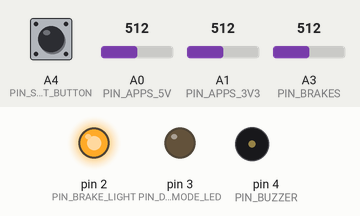
This program was run on a simulated Arduino Uno, built with avr-gcc and run on an emulated ATmega328P. On the bench: output pins drawn as LEDs (lit = HIGH), buzzer (waves = sounding, pin HIGH). The inputs (shaded band) are chosen by the test bench; at power-on: A3 (PIN_BRAKES) = 512, A4 (PIN_START_BUTTON) LOW, A0 (PIN_APPS_5V) = 512, A1 (PIN_APPS_3V3) = 512.

Above: at 1.2 s.
1.3 s: A3 (PIN_BRAKES) set to 216
2.8 s: A3 (PIN_BRAKES) set to 192
At 4.0 s:
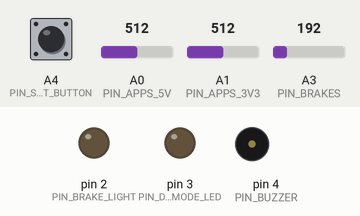
4.3 s: A3 (PIN_BRAKES) set to 210
At 5.3 s:
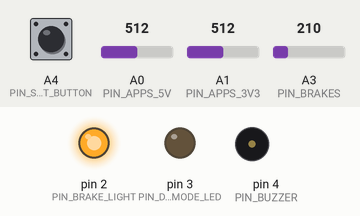
5.8 s: A4 (PIN_START_BUTTON) pulled HIGH for 3.2 s
At 9.2 s:
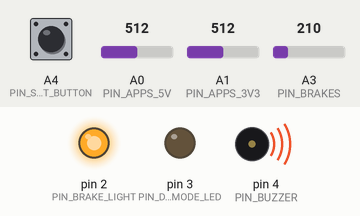
11.3 s: A3 (PIN_BRAKES) set to 190
At 11.8 s:
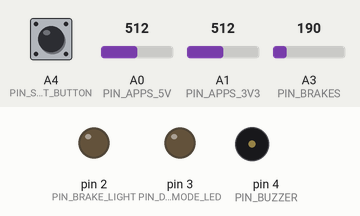
Timing chart, 0 to 13.8 s (numbered marks = the images above; inputs shaded):
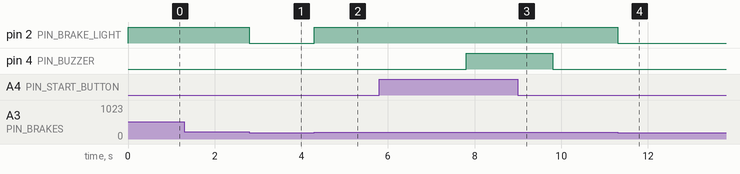

The program:

main.cpp
```cpp
#include <Arduino.h>
#include "PinDefinitions.h"
#include "VCUStates.h"


void setup() {
  // put your setup code here, to run once:
  initializePins();
  initStateMachine();
}

void loop() {
  // put your main code here, to run repeatedly:
  updateStateMachine();
}
```

PinDefinitions.h
```cpp
#ifndef PIN_DEFINITIONS_H
#define PIN_DEFINITIONS_H

#include <Arduino.h>

//  Pin definitions

//  MCP2515 CAN Crystal Frequency
#define CAN_CRYSTAL_FREQ    MCP_20MHZ

//  MCP2515 CAN Controller PINS
#define PIN_MONITOR_CAN_CS    10    // Pin PB2
#define PIN_BMS_CAN_CS    9   // Pin PB1
#define PIN_DEBUG_CAN_CS    8   // Pin PB0

//  Pedal Inputs PINS
#define PIN_APPS_5V    A0  // Pin PC0
#define PIN_APPS_3V3   A1  // Pin PC1
#define PIN_BRAKES     A3  // Pin PC3

//  Start Button Input PIN
#define PIN_START_BUTTON   A4   // Pin PC4

//  Output PINS
#define PIN_BRAKE_LIGHT    2   // Pin PD2
#define PIN_BUZZER  4   // Pin PD4
#define PIN_DRIVE_MODE_LED  3   // Pin PD3

//Function Declarations
void initializePins();

#endif
```

VCUStates.h
```cpp
#ifndef VCU_STATES_H
#define VCU_STATES_H

#include <Arduino.h>

enum class VCUState {
    INIT = 0,
    STARTIN = 1,
    BUZZIN = 2,
    DRIVE = 3
};

// Expose the current state so main.cpp (and later CAN) can see it
extern VCUState currentState;

// Function declarations
void initStateMachine();
void updateStateMachine();

#endif
```

PinDefinitions.cpp
```cpp
#include <Arduino.h>
#include "PinDefinitions.h"

void initializePins() {

  Serial.begin(9600);

  //  MCP2515 CAN Controller PINS
  pinMode(PIN_MONITOR_CAN_CS, INPUT);
  pinMode(PIN_BMS_CAN_CS, INPUT);
  pinMode(PIN_DEBUG_CAN_CS, INPUT);

  //  Pedal Inputs PINS
  pinMode(PIN_APPS_5V, INPUT);
  pinMode(PIN_APPS_3V3, INPUT);

  //  Start Button Input PIN
  pinMode(PIN_START_BUTTON, INPUT);

  //  Output PINS
  pinMode(PIN_BRAKE_LIGHT, OUTPUT);
  pinMode(PIN_BUZZER, OUTPUT);
  pinMode(PIN_DRIVE_MODE_LED, OUTPUT);
}
```

VCUStates.cpp
```cpp
#include <Arduino.h>
#include "PinDefinitions.h"
#include "VCUStates.h"

VCUState currentState = VCUState::INIT;

// Define Constants
const int BRAKE_THRESHOLD = 200;    // Subject to Change
const unsigned long STARTIN_DURATION_MS = 2000;
const unsigned long BUZZIN_DURATION_MS = 2000;
const unsigned int APPS_FAULTY_DURATION_MS = 100;
const bool isFrontDirection = true;

// Define Timers
static unsigned long timerState = 0;
static unsigned long timerAPPSFault = 0;
static bool isAppsFaultActive = false;

//  Private Functions
int16_t calculateTorque(int throttleVal) {

    throttleVal = constrain(throttleVal, 0, 1023);
    long mappedVal = 0;
    if (isFrontDirection) {
        mappedVal = map(throttleVal, 0, 1023, 0, 32767);
    } else {

        mappedVal = map(throttleVal, 0, 1023, 0, -32768);
    }

    return (int16_t)mappedVal;
}

//  Public Functions
void initStateMachine() {
    currentState = VCUState::INIT;
    digitalWrite(PIN_DRIVE_MODE_LED, LOW);
    digitalWrite(PIN_BUZZER, LOW);
    digitalWrite(PIN_BRAKE_LIGHT, LOW);
}

void updateStateMachine() {

    // Read inputs
    int startButtonState = digitalRead(PIN_START_BUTTON);
    int brakePedalValue = analogRead(PIN_BRAKES);
    int apps5VValue = analogRead(PIN_APPS_5V);
    int apps3V3Value = analogRead(PIN_APPS_3V3);

    if (brakePedalValue > BRAKE_THRESHOLD) {
        digitalWrite(PIN_BRAKE_LIGHT, HIGH);
    }

    else {
        digitalWrite(PIN_BRAKE_LIGHT, LOW);
    }

    switch (currentState) {

        case VCUState::INIT:
            digitalWrite(PIN_BRAKES, LOW);

            if (startButtonState == HIGH && brakePedalValue > BRAKE_THRESHOLD) {
                currentState = VCUState::STARTIN;
                timerState = millis();
            }

            break;

        case VCUState::STARTIN:
            digitalWrite(PIN_BRAKES, LOW);

            if (brakePedalValue <= BRAKE_THRESHOLD || startButtonState == LOW) {
                currentState = VCUState::INIT;
            }

            else if  (millis() - timerState >= STARTIN_DURATION_MS) {
                currentState = VCUState::BUZZIN;
                timerState = millis();
            }

            break;


        case VCUState::BUZZIN:

            if (millis() - timerState >= BUZZIN_DURATION_MS) {
                currentState = VCUState::DRIVE;
                digitalWrite(PIN_BUZZER, LOW);
            }

            else {
                digitalWrite(PIN_BUZZER, HIGH);
            }

            break;

        case VCUState::DRIVE:

            int apps3v3ValueScaled = apps3V3Value * 5 / 3.3;

            if (abs(apps5VValue - apps3v3ValueScaled) / apps5VValue > 0.1) {
                if (isAppsFaultActive && (millis() - timerAPPSFault >= APPS_FAULTY_DURATION_MS)) {
                    currentState = VCUState::INIT;
                    isAppsFaultActive = false;
                    break;
                }

                else if (!isAppsFaultActive) {
                    isAppsFaultActive = true;
                    timerAPPSFault = millis();
                }
            }

            else {
                isAppsFaultActive = false;
            }

            int16_t torqueCommand = calculateTorque(apps5VValue);

            break;


    }

}
```

Measured:
- the behaviour switches between 201 and 200 on A3 (PIN_BRAKES) (found by bisection; images 0 and 1)
- after the input at 1.3 s, every drawn part: stays the same
- after the input at 2.8 s, pin 2 (PIN_BRAKE_LIGHT): HIGH → LOW at once
- after the input at 4.3 s, pin 2 (PIN_BRAKE_LIGHT): LOW → HIGH at once
- after the input at 5.8 s, pin 4 (PIN_BUZZER): LOW → HIGH after 2.0 s, → LOW 2.0 s later
- after the input at 11.3 s, pin 2 (PIN_BRAKE_LIGHT): HIGH → LOW at once
